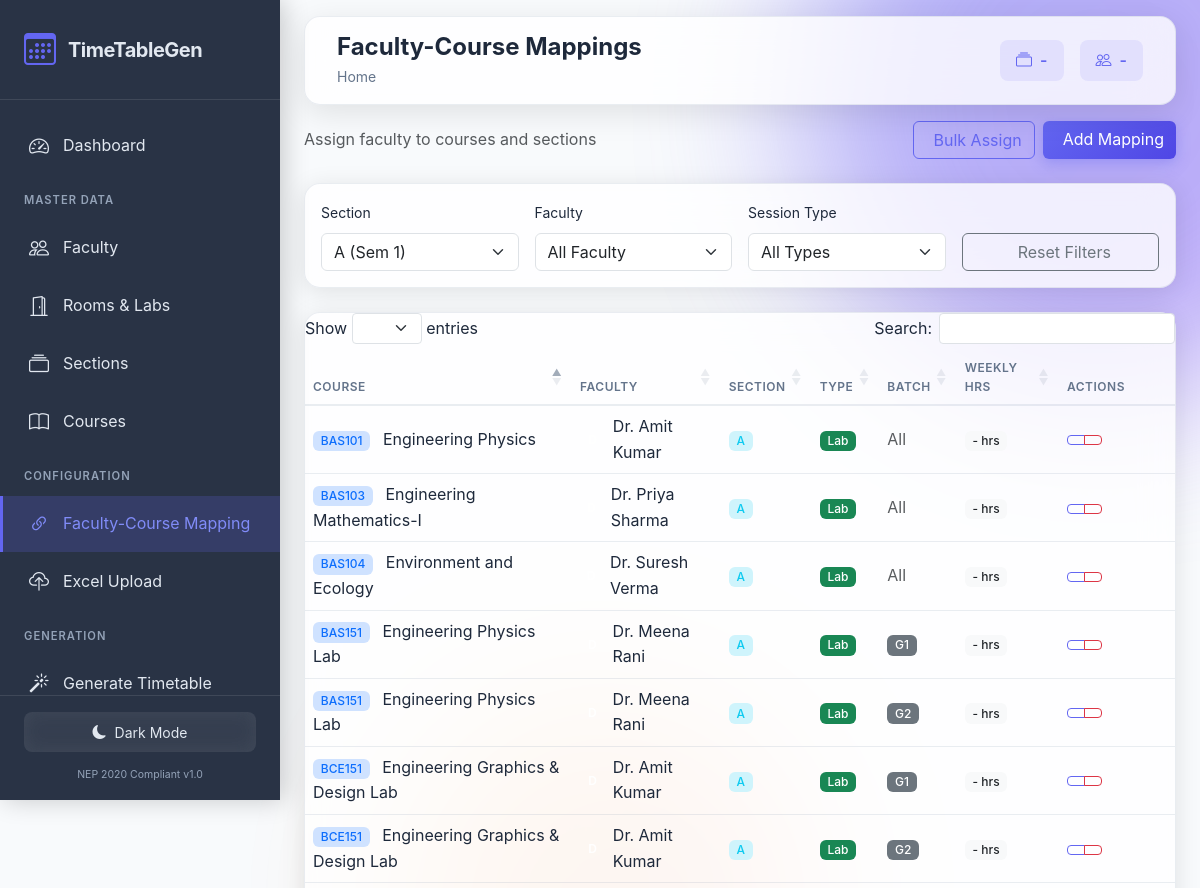
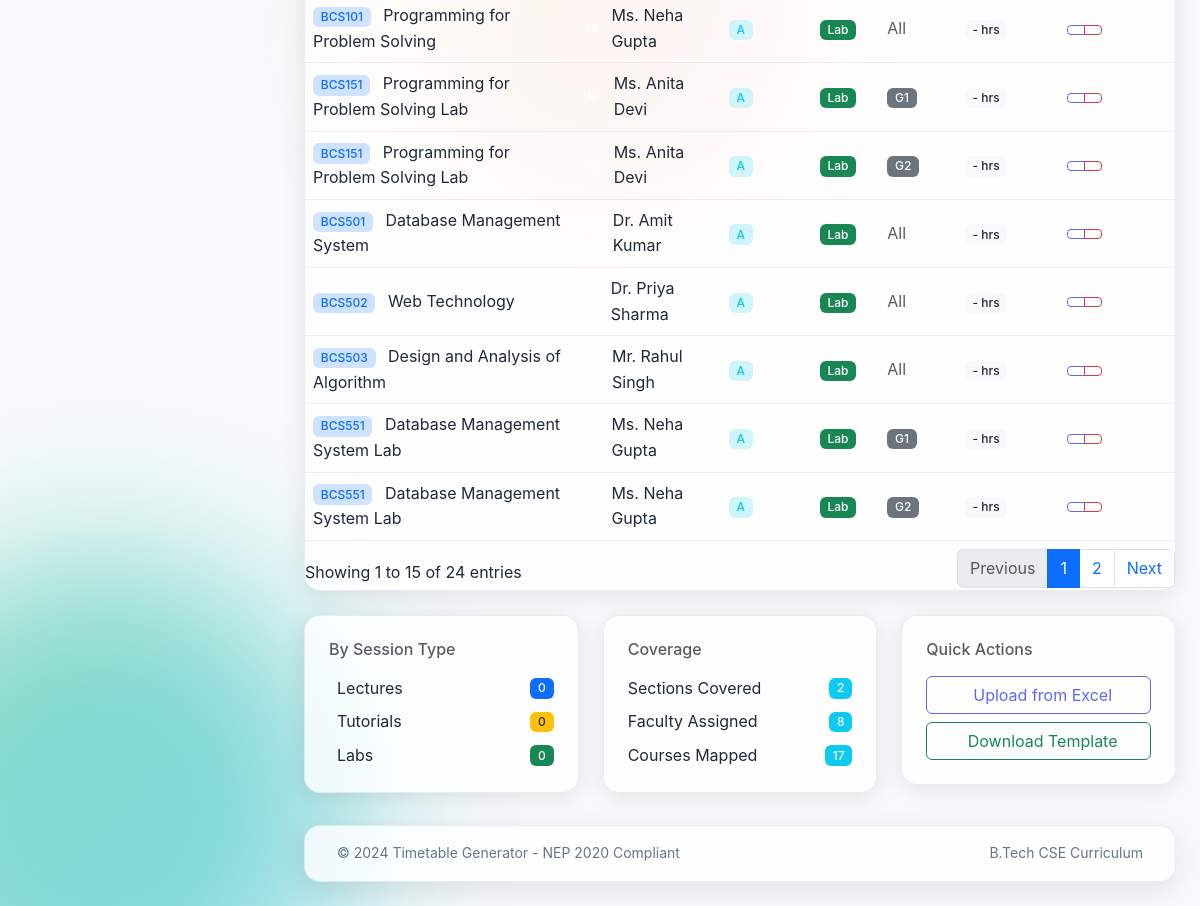
The app's page /mappings/?section=1 with its own data (2 pictures, top to bottom).
### app/models/faculty_course.py (models this page shows, shortened)
class FacultyCourse(db.Model):
    __tablename__ = 'faculty_courses'
    id = db.Column(db.Integer, primary_key=True)
    faculty_id = db.Column(db.Integer, db.ForeignKey('faculty.id'), nullable=False)
    course_id = db.Column(db.Integer, db.ForeignKey('courses.id'), nullable=False)
    section_id = db.Column(db.Integer, db.ForeignKey('sections.id'), nullable=False)
    session_type = db.Column(db.String(5), nullable=False)  # L (Lecture), T (Tutorial), P (Practical)
    batch_id = db.Column(db.Integer, db.ForeignKey('batches.id'), nullable=True)
    academic_year = db.Column(db.String(10), nullable=False, default='2024-25')
    is_primary = db.Column(db.Boolean, default=True)
    created_at = db.Column(db.DateTime, default=datetime.utcnow)
    updated_at = db.Column(db.DateTime, default=datetime.utcnow, onupdate=datetime.utcnow)
    timetable_entries = db.relationship('Timetable', backref='faculty_course', lazy='dynamic')
    batch = db.relationship('Batch', backref='faculty_courses')
    __table_args__ = (
        db.UniqueConstraint('faculty_id', 'course_id', 'section_id', 'session_type', 'batch_id', 'academic_year',
                          name='uq_faculty_course_section_session'),
    )

### app/models/course.py (models this page shows, shortened)
class Course(db.Model):
    __tablename__ = 'courses'
    id = db.Column(db.Integer, primary_key=True)
    code = db.Column(db.String(20), unique=True, nullable=False)
    name = db.Column(db.String(150), nullable=False)
    semester = db.Column(db.Integer, nullable=False)
    credits = db.Column(db.Integer, nullable=False)
    category = db.Column(db.String(10), nullable=False)  # BS, ES, PC, HS, VA, OE, DE
    course_type = db.Column(db.String(10), nullable=False)  # T (Theory), P (Practical)
    lecture_hours = db.Column(db.Integer, default=0)  # L
    tutorial_hours = db.Column(db.Integer, default=0)  # T
    practical_hours = db.Column(db.Integer, default=0)  # P
    is_lab = db.Column(db.Boolean, default=False)
    is_elective = db.Column(db.Boolean, default=False)
    elective_group = db.Column(db.String(20), nullable=True)
    created_at = db.Column(db.DateTime, default=datetime.utcnow)
    faculty_mappings = db.relationship('FacultyCourse', backref='course', lazy='dynamic', cascade='all, delete-orphan')

### app/models/faculty.py (models this page shows, shortened)
class Faculty(db.Model):
    __tablename__ = 'faculty'
    id = db.Column(db.Integer, primary_key=True)
    faculty_id = db.Column(db.String(20), unique=True, nullable=False)
    name = db.Column(db.String(100), nullable=False)
    email = db.Column(db.String(100), unique=True, nullable=True)
    phone = db.Column(db.String(15), nullable=True)
    department = db.Column(db.String(50), nullable=False, default='CSE')
    designation = db.Column(db.String(50), nullable=True)
    max_hours_per_day = db.Column(db.Integer, default=6)
    max_hours_per_week = db.Column(db.Integer, default=18)
    preferred_slots = db.Column(db.Text, default='{}')
    unavailable_slots = db.Column(db.Text, default='{}')
    is_active = db.Column(db.Boolean, default=True)
    created_at = db.Column(db.DateTime, default=datetime.utcnow)
    updated_at = db.Column(db.DateTime, default=datetime.utcnow, onupdate=datetime.utcnow)
    course_mappings = db.relationship('FacultyCourse', backref='faculty', lazy='dynamic', cascade='all, delete-orphan')

### app/models/section.py (models this page shows, shortened)
class Section(db.Model):
    __tablename__ = 'sections'
    id = db.Column(db.Integer, primary_key=True)
    section_id = db.Column(db.String(20), unique=True, nullable=False)  # e.g., CSE-3-A
    name = db.Column(db.String(10), nullable=False)  # A, B, C
    branch = db.Column(db.String(50), nullable=False, default='CSE')
    semester = db.Column(db.Integer, nullable=False)
    strength = db.Column(db.Integer, nullable=False, default=60)
    batch_year = db.Column(db.Integer, nullable=False)  # e.g., 2024
    academic_year = db.Column(db.String(10), nullable=False)  # e.g., 2024-25
    is_active = db.Column(db.Boolean, default=True)
    created_at = db.Column(db.DateTime, default=datetime.utcnow)
    updated_at = db.Column(db.DateTime, default=datetime.utcnow, onupdate=datetime.utcnow)
    batches = db.relationship('Batch', backref='section', lazy='dynamic', cascade='all, delete-orphan')
    faculty_mappings = db.relationship('FacultyCourse', backref='section', lazy='dynamic', cascade='all, delete-orphan')
    timetable_entries = db.relationship('Timetable', backref='section', lazy='dynamic')

class Batch(db.Model):
    __tablename__ = 'batches'
    id = db.Column(db.Integer, primary_key=True)
    batch_id = db.Column(db.String(30), unique=True, nullable=False)  # e.g., CSE-3-A-G1
    name = db.Column(db.String(5), nullable=False)  # G1, G2
    section_id = db.Column(db.Integer, db.ForeignKey('sections.id'), nullable=False)
    strength = db.Column(db.Integer, nullable=False)
    created_at = db.Column(db.DateTime, default=datetime.utcnow)
    timetable_entries = db.relationship('Timetable', backref='batch', lazy='dynamic')

### app/routes/mapping.py (the view)
@mapping_bp.route('/')
def list_mappings():
    mappings = FacultyCourse.query.order_by(
        FacultyCourse.section_id,
        FacultyCourse.course_id
    ).all()
    sections = Section.query.filter_by(is_active=True).order_by(Section.semester, Section.name).all()
    return render_template('mapping/list.html', mappings=mappings, sections=sections)

### app/templates/mapping/list.html (shortened to what this page needs)
{% extends "base.html" %}
{% block page_title %}Faculty-Course Mappings{% endblock %}
{% block content %}
<div class="row mb-4" data-aos="fade-down">
    <div class="col-12">
        <div class="d-flex flex-wrap justify-content-between align-items-center gap-3">
            <div>
                <p class="text-muted mb-0">Assign faculty to courses and sections</p>
            </div>
            <div class="d-flex gap-2">
                <button class="btn btn-outline-primary" data-bs-toggle="modal" data-bs-target="#bulkModal">
                    Bulk Assign
                </button>
                <a href="{{ url_for('mapping.add_mapping') }}" class="btn btn-primary">
                    Add Mapping
                </a>
            </div>
        </div>
    </div>
</div>
<div class="glass-card p-3 mb-4" data-aos="fade-up">
    <form method="GET" class="row g-3 align-items-end">
        <div class="col-md-3">
            <label class="form-label small">Section</label>
            <select class="form-select" name="section" onchange="this.form.submit()">
                {% for section in sections %}
                <option value="{{ section.id }}" {{ 'selected' if request.args.get('section')|int == section.id else '' }}>
                    {{ section.name }} (Sem {{ section.semester }})
                </option>
                {% endfor %}
            </select>
        </div>
        <div class="col-md-3">
            <label class="form-label small">Faculty</label>
            <select class="form-select" name="faculty" onchange="this.form.submit()">
                <option value="">All Faculty</option>
            </select>
        </div>
        <div class="col-md-3">
            <label class="form-label small">Session Type</label>
            <select class="form-select" name="session_type" onchange="this.form.submit()">
                <option value="">All Types</option>
            </select>
        </div>
        <div class="col-md-3">
            <a href="{{ url_for('mapping.list_mappings') }}" class="btn btn-outline-secondary w-100">
                Reset Filters
            </a>
        </div>
    </form>
</div>
<div class="glass-card" data-aos="fade-up" data-aos-delay="200">
    <div class="table-responsive">
        <table id="mappingsTable" class="table table-hover mb-0">
            <thead>
                <tr>
                    <th>Course</th>
                    <th>Faculty</th>
                    <th>Section</th>
                    <th>Type</th>
                    <th>Batch</th>
                    <th>Weekly Hrs</th>
                    <th width="100">Actions</th>
                </tr>
            </thead>
            <tbody>
                {% for mapping in mappings %}
                <tr>
                    <td>
                        <div>
                            <span class="badge bg-primary-subtle text-primary">{{ mapping.course.code }}</span>
                            <span class="ms-2">{{ mapping.course.name }}</span>
                        </div>
                    </td>
                    <td>
                        <div class="d-flex align-items-center">
                            <div class="avatar-xs me-2">
                                <span class="avatar-title rounded-circle bg-gradient-primary">
                                </span>
                            </div>
                            {{ mapping.faculty.name }}
                        </div>
                    </td>
                    <td>
                        <span class="badge bg-info-subtle text-info">{{ mapping.section.name }}</span>
                    </td>
                    <td>
                        {% if mapping.session_type == 'lecture' %}
                        <span class="badge bg-primary">Lecture</span>
                        {% elif mapping.session_type == 'tutorial' %}
                        <span class="badge bg-warning text-dark">Tutorial</span>
                        {% else %}
                        <span class="badge bg-success">Lab</span>
                        {% endif %}
                    </td>
                    <td>
                        {% if mapping.batch %}
                        <span class="badge bg-secondary">{{ mapping.batch.name }}</span>
                        {% else %}
                        <span class="text-muted">All</span>
                        {% endif %}
                    </td>
                    <td>
                        <span class="badge bg-light text-dark">{{ mapping.weekly_hours or '-' }} hrs</span>
                    </td>
                    <td>
                        <div class="btn-group btn-group-sm">
                            <a href="{{ url_for('mapping.edit_mapping', id=mapping.id) }}"
                               class="btn btn-outline-primary" title="Edit">
                            </a>
                            <button class="btn btn-outline-danger"
                                    onclick="confirmDelete('{{ url_for('mapping.delete_mapping', id=mapping.id) }}')"
                                    title="Delete">
                            </button>
                        </div>
                    </td>
                </tr>
                {% endfor %}
            </tbody>
        </table>
    </div>
</div>
{% if mappings %}
<div class="row mt-4">
    <div class="col-md-4" data-aos="fade-up">
        <div class="glass-card p-4">
            <h6 class="text-muted mb-3">By Session Type</h6>
            <div class="d-flex justify-content-between align-items-center mb-2">
                <span>Lectures</span>
                <span class="badge bg-primary">{{ mappings|selectattr('session_type', 'equalto', 'lecture')|list|length }}</span>
            </div>
            <div class="d-flex justify-content-between align-items-center mb-2">
                <span>Tutorials</span>
                <span class="badge bg-warning text-dark">{{ mappings|selectattr('session_type', 'equalto', 'tutorial')|list|length }}</span>
            </div>
            <div class="d-flex justify-content-between align-items-center">
                <span>Labs</span>
                <span class="badge bg-success">{{ mappings|selectattr('session_type', 'equalto', 'lab')|list|length }}</span>
            </div>
        </div>
    </div>
    <div class="col-md-4" data-aos="fade-up" data-aos-delay="100">
        <div class="glass-card p-4">
            <h6 class="text-muted mb-3">Coverage</h6>
            <div class="d-flex justify-content-between align-items-center mb-2">
                <span>Sections Covered</span>
                <span class="badge bg-info">{{ mappings|map(attribute='section_id')|unique|list|length }}</span>
            </div>
            <div class="d-flex justify-content-between align-items-center mb-2">
                <span>Faculty Assigned</span>
                <span class="badge bg-info">{{ mappings|map(attribute='faculty_id')|unique|list|length }}</span>
            </div>
            <div class="d-flex justify-content-between align-items-center">
                <span>Courses Mapped</span>
                <span class="badge bg-info">{{ mappings|map(attribute='course_id')|unique|list|length }}</span>
            </div>
        </div>
    </div>
    <div class="col-md-4" data-aos="fade-up" data-aos-delay="200">
        <div class="glass-card p-4">
            <h6 class="text-muted mb-3">Quick Actions</h6>
            <a href="{{ url_for('upload.index') }}" class="btn btn-outline-primary w-100 mb-2">
                Upload from Excel
            </a>
            <a href="{{ url_for('upload.download_template', data_type='mappings') }}" class="btn btn-outline-success w-100">
                Download Template
            </a>
        </div>
    </div>
</div>
{% endif %}
{% endblock %}

### app/static/css/main.css (style rules this page uses)
:root { --primary: #6366f1; --primary-dark: #4f46e5; --primary-light: #818cf8; --secondary: #64748b; --success: #10b981; --warning: #f59e0b; --danger: #ef4444; --info: #06b6d4; --purple: #8b5cf6; --bg-primary: #f8fafc; --bg-secondary: #f1f5f9; --bg-card: rgba(255, 255, 255, 0.8); --text-primary: #1e293b; --text-secondary: #64748b; --text-muted: #94a3b8; --border-color: rgba(148, 163, 184, 0.2); --shadow-color: rgba(0, 0, 0, 0.1); --sidebar-width: 280px; --sidebar-collapsed-width: 80px; --sidebar-bg: rgba(30, 41, 59, 0.95); --sidebar-text: #e2e8f0; --sidebar-active: #6366f1; --transition-fast: 0.15s ease; --transition-normal: 0.3s ease; --transition-slow: 0.5s ease; --radius-sm: 8px; --radius-md: 12px; --radius-lg: 16px; --radius-xl: 24px; }
* { margin: 0; padding: 0; box-sizing: border-box; }
html { scroll-behavior: smooth; }
body { font-family: 'Inter', -apple-system, BlinkMacSystemFont, 'Segoe UI', Roboto, sans-serif; background: var(--bg-primary); color: var(--text-primary); line-height: 1.6; overflow-x: hidden; min-height: 100vh; }
.table { --bs-table-bg: transparent; --bs-table-color: var(--text-primary); }
.table th { font-weight: 600; color: var(--text-secondary); text-transform: uppercase; font-size: 0.75rem; letter-spacing: 0.5px; border-bottom: 2px solid var(--border-color); }
.table td { vertical-align: middle; border-bottom: 1px solid var(--border-color); }
.btn-primary { background: linear-gradient(135deg, var(--primary), var(--primary-dark)); border: none; box-shadow: 0 4px 14px rgba(99, 102, 241, 0.4); }
.btn-outline-primary { border-color: var(--primary); color: var(--primary); }
.badge { padding: 0.35em 0.65em; font-weight: 500; }

### app/static/css/glassmorphism.css (style rules this page uses)
.glass-card { background: var(--bg-card); backdrop-filter: blur(16px); -webkit-backdrop-filter: blur(16px); border: 1px solid var(--border-color); border-radius: var(--radius-lg); box-shadow: 0 4px 24px var(--shadow-color), inset 0 1px 0 rgba(255, 255, 255, 0.1); transition: transform var(--transition-fast), box-shadow var(--transition-fast); }

### app/static/css/animations.css (style rules this page uses)
[data-aos="fade-up"] { transform: translateY(30px); opacity: 0; transition-property: transform, opacity; }
[data-aos="fade-up"].aos-animate { transform: translateY(0); opacity: 1; }
[data-aos="fade-down"] { transform: translateY(-30px); opacity: 0; transition-property: transform, opacity; }
[data-aos="fade-down"].aos-animate { transform: translateY(0); opacity: 1; }

### app/templates/mapping/list.html (style rules this page uses)
.avatar-xs { width: 28px; height: 28px; }
.avatar-title { display: flex; align-items: center; justify-content: center; width: 100%; height: 100%; font-size: 0.75rem; font-weight: 600; color: white; }

### records on screen
FacultyCourse: course.code "BAS101", course.name "Engineering Physics", faculty.name "Dr. Amit Kumar", section.name "A", session_type "Lab", shows "All", weekly_hours "-"
FacultyCourse: course.code "BAS103", course.name "Engineering Mathematics-I", faculty.name "Dr. Priya Sharma", section.name "A", session_type "Lab", shows "All", weekly_hours "-"
FacultyCourse: course.code "BCS101", course.name "Programming for Problem Solving", faculty.name "Ms. Neha Gupta", section.name "A", session_type "Lab", shows "All", weekly_hours "-"
FacultyCourse: course.code "BAS104", course.name "Environment and Ecology", faculty.name "Dr. Suresh Verma", section.name "A", session_type "Lab", shows "All", weekly_hours "-"
FacultyCourse: course.code "BAS151", course.name "Engineering Physics Lab", faculty.name "Dr. Meena Rani", section.name "A", session_type "Lab", batch.name "G1", weekly_hours "-"
FacultyCourse: course.code "BAS151", course.name "Engineering Physics Lab", faculty.name "Dr. Meena Rani", section.name "A", session_type "Lab", batch.name "G2", weekly_hours "-"
FacultyCourse: course.code "BCS151", course.name "Programming for Problem Solving Lab", faculty.name "Ms. Anita Devi", section.name "A", session_type "Lab", batch.name "G1", weekly_hours "-"
FacultyCourse: course.code "BCS151", course.name "Programming for Problem Solving Lab", faculty.name "Ms. Anita Devi", section.name "A", session_type "Lab", batch.name "G2", weekly_hours "-"
FacultyCourse: course.code "BCE151", course.name "Engineering Graphics & Design Lab", faculty.name "Dr. Amit Kumar", section.name "A", session_type "Lab", batch.name "G1", weekly_hours "-"
FacultyCourse: course.code "BCE151", course.name "Engineering Graphics & Design Lab", faculty.name "Dr. Amit Kumar", section.name "A", session_type "Lab", batch.name "G2", weekly_hours "-"
FacultyCourse: course.code "BCS501", course.name "Database Management System", faculty.name "Dr. Amit Kumar", section.name "A", session_type "Lab", shows "All", weekly_hours "-"
FacultyCourse: course.code "BCS502", course.name "Web Technology", faculty.name "Dr. Priya Sharma", section.name "A", session_type "Lab", shows "All", weekly_hours "-"
FacultyCourse: course.code "BCS503", course.name "Design and Analysis of Algorithm", faculty.name "Mr. Rahul Singh", section.name "A", session_type "Lab", shows "All", weekly_hours "-"
FacultyCourse: course.code "BCS551", course.name "Database Management System Lab", faculty.name "Ms. Neha Gupta", section.name "A", session_type "Lab", batch.name "G1", weekly_hours "-"
FacultyCourse: course.code "BCS551", course.name "Database Management System Lab", faculty.name "Ms. Neha Gupta", section.name "A", session_type "Lab", batch.name "G2", weekly_hours "-"

### other values on screen
{{ mappings|selectattr('session_type', 'equalto', 'lecture')|list|length }} "0"
{{ mappings|selectattr('session_type', 'equalto', 'tutorial')|list|length }} "0"
{{ mappings|selectattr('session_type', 'equalto', 'lab')|list|length }} "0"
{{ mappings|map(attribute='section_id')|unique|list|length }} "2"
{{ mappings|map(attribute='faculty_id')|unique|list|length }} "8"
{{ mappings|map(attribute='course_id')|unique|list|length }} "17"
form field section "A (Sem 1)"
